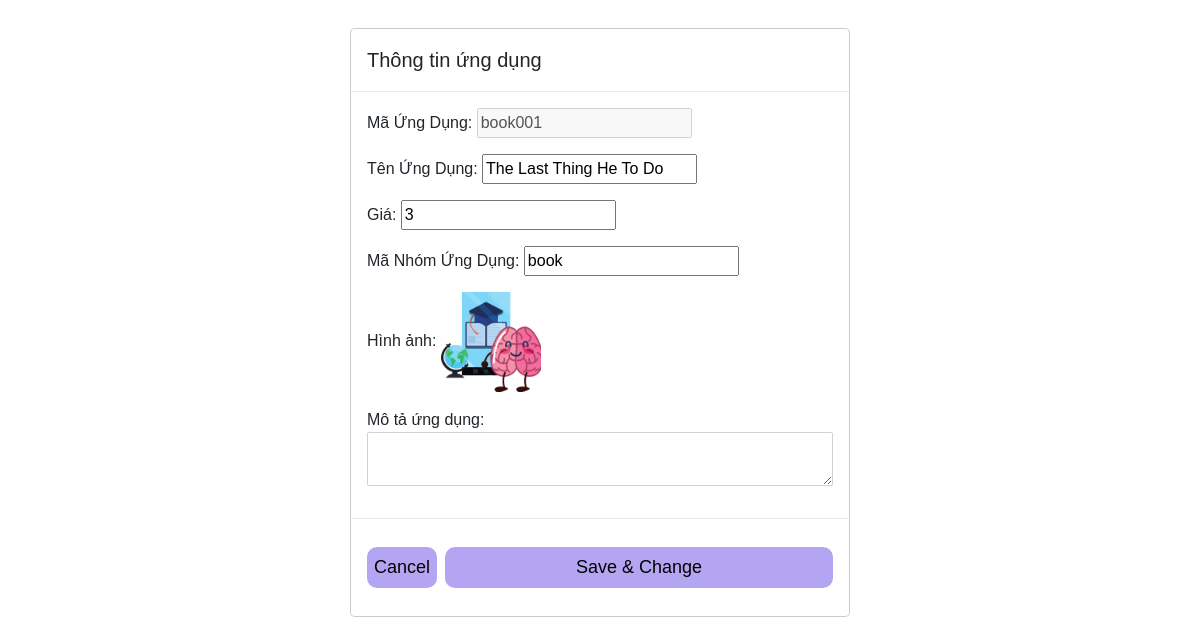
The app's page /quanly/editApp.php?MSAPP=book001 with its own data.
### tables this page shows
CREATE TABLE `ungdung` (
  `MSAPP` varchar(20) NOT NULL,
  `TenAPP` varchar(300) NOT NULL,
  `Gia` int(20) NOT NULL,
  `MaNhom` varchar(20) NOT NULL,
  `Hinh` varchar(1000) NOT NULL,
  `MoTaAPP` varchar(2000) NOT NULL,
  `file` varchar(1000) NOT NULL,
  `star` int(2) NOT NULL DEFAULT 5,
  `luottai` int(11) NOT NULL DEFAULT 0,
  `nhaphattrien` varchar(50) NOT NULL DEFAULT 'Administrator'
);

### quanly/editApp.php (the view, shortened to what this page needs)
<?php
    include "update.php";
    if(isset($_REQUEST['MSAPP']) and $_REQUEST['MSAPP']!=""){
        $ms=$_GET['MSAPP'];
        $sql = "SELECT * FROM UngDung WHERE MSAPP = '$ms'";
        $query = mysqli_query($conn,$sql);
        $row = $query->fetch_assoc();
    }
?>
<!DOCTYPE html>
<html>
<head>
    <link rel="stylesheet" href="https://maxcdn.bootstrapcdn.com/bootstrap/4.0.0/css/bootstrap.min.css"
>
    <link rel="stylesheet" href="https://use.fontawesome.com/releases/v5.6.3/css/all.css">
    <link rel="stylesheet" href="../style.css">
</head>
<body class="login">
    <form method="post" enctype="multipart/form-data">
        <div>
            <div class="modal-dialog">
                <div class="modal-content">
                    <div class="modal-header">
                        <h5 class="modal-title" id="exampleModalLabel">Thông tin ứng dụng</h5>
                    </div>
                    <div class="modal-body">
                        <form>
                            <div class="form-group">
                                Mã Ứng Dụng:
                                <input type="text" name="mapp" id="mapp" value="<?php echo $row['MSAPP']; ?>" disabled>
                            </div>
                            <div class="form-group">
                                Tên Ứng Dụng:
                                <input type="text" name="tenapp" id="tenapp" placeholder="Tên Ứng dụng"
                                    value="<?php echo $row['TenAPP']; ?>">
                            </div>
                            <div class="form-group">
                                Giá:
                                <input type="text" name="gia" id="gia" value="<?php echo $row['Gia']; ?>">
                            </div>
                            <div class="form-group">
                                Mã Nhóm Ứng Dụng:
                                <input type="text" name="manhom" id="manhom" value="<?php echo $row['MaNhom']; ?>">
                            </div>
                            <div class="form-group">
                                Hình ảnh:
                                <img src="../images/<?php echo $row['Hinh']; ?>" style="max-width: 100px">
                            </div>
                            <div class="form-group">
                                Mô tả ứng dụng:
                                <textarea class="form-control" name="mtapp" id="motahh"
                                    value="<?php echo $row['MoTaAPP']; ?>"></textarea>
                            </div>
                        </form>
                    </div>
                    <div class="modal-footer">
                        <a href="../quanly/admin.php"><button type="button" class="btn login-btn btn-secondary"
                                data-dismiss="modal">Cancel</button></a>
                        <button type="submit" class="btn login-btn btn-primary" id="" name="saveandchange">Save &
                            Change</button>
                    </div>
                </div>
            </div>
        </div>
    </form>
</body>
</html>

### style.css (style rules this page uses)
* { font-family: "Comic Sans MS", cursive, sans-serif; }
.login ,.register { margin: 0; padding: 0; font-family: sans-serif; background: url("loginbackground.png") no-repeat; background-size: cover; }
.login-btn { background: rgb(180, 165, 243); width: 100%; border: 2px solid rgb(180, 165, 243); color: black; padding: 5px; font-size: 18px; cursor: pointer; margin: 12px 0; border-radius: 10px; }
::placeholder { color: rgb(0, 0, 0); }
.form-control { border: 1px solid #cfd1d8; -webkit-border-radius: 2px; -moz-border-radius: 2px; border-radius: 2px; font-size: .825rem; background: #ffffff; color: #2e323c; }

### records on screen
ungdung: mapp "book001", tenapp "The Last Thing He To Do", gia "3", manhom "book", Hinh (picture)
